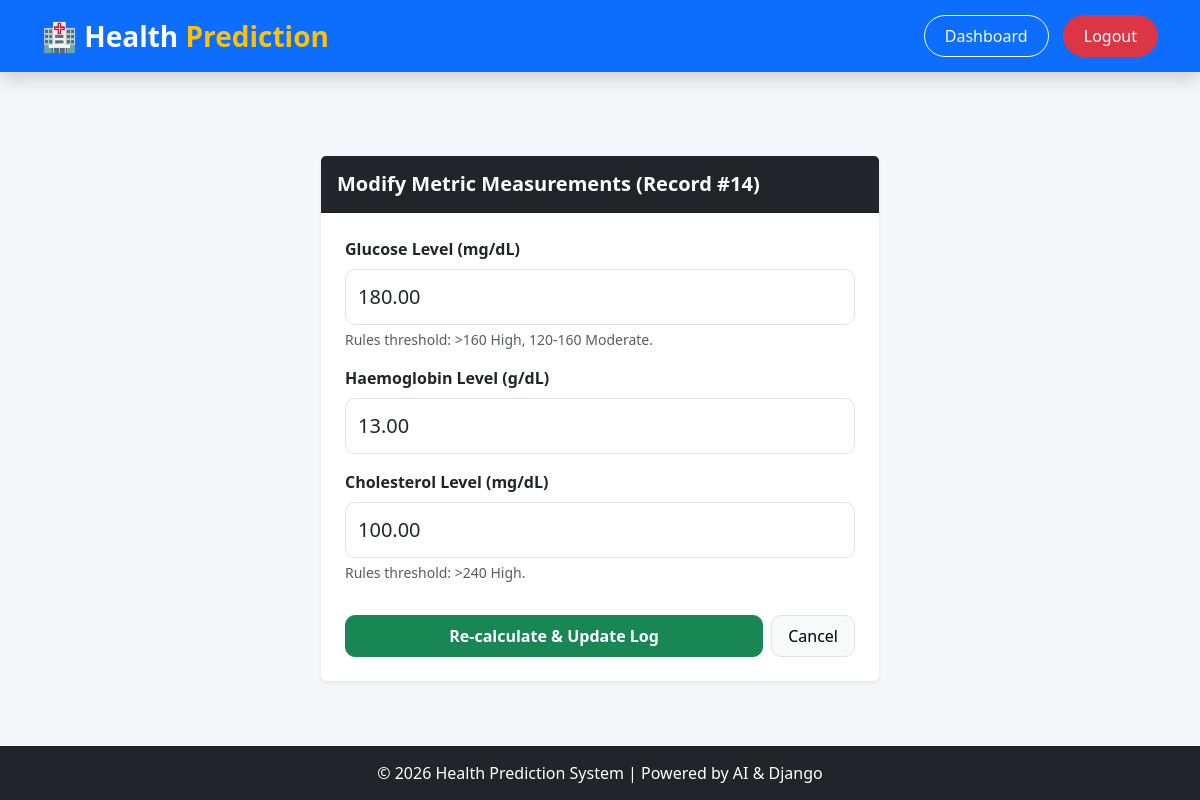
Page /record/edit/14/ (signed in) on the committed database.
### users/models.py (models this page shows)
class HealthRecord(models.Model):
    user = models.ForeignKey(
        User,
        on_delete=models.CASCADE,
        related_name='health_records'
    )
    glucose = models.DecimalField(max_digits=5,decimal_places=2)
    haemoglobin = models.DecimalField(max_digits=5, decimal_places=2)
    cholesterol = models.DecimalField(max_digits=5,decimal_places=2)
    remarks = models.CharField(max_length=255, blank=True,null=True)
    created_at = models.DateField(auto_now_add=True)

### users/views.py (the view, shortened to what this page needs)
# urls.py: path('record/edit/<int:record_id>/', EditRecordView.as_view(), name='edit_record'),
class EditRecordView(View):
    template_name = 'users/edit_record.html'
    def get(self, request, record_id):
        if not request.session.get('user_id'):
            return redirect('login')
        record = get_object_or_404(HealthRecord, id=record_id, user_id=request.session['user_id'])
        return render(request, self.template_name, {'record': record})

### users/templates/users/edit_record.html (shortened to what this page needs)
{% extends 'base.html' %}
{% block content %}
<div class="row justify-content-center mt-4">
    <div class="col-md-6">
        <div class="card border-0 shadow-sm">
            <div class="card-header bg-dark text-white py-3">
                <h5 class="card-title m-0 fw-bold">Modify Metric Measurements (Record #{{ record.id }})</h5>
            </div>
            <div class="card-body p-4">
                <form method="POST">
                    <div class="mb-3">
                        <label for="glucose" class="form-label fw-semibold">Glucose Level (mg/dL)</label>
                        <input type="number" step="0.1" name="glucose" class="form-control form-control-lg" value="{{ record.glucose }}" required>
                        <div class="form-text text-muted">Rules threshold: >160 High, 120-160 Moderate.</div>
                    </div>
                    <div class="mb-3">
                        <label for="Haemoglobin" class="form-label fw-semibold">Haemoglobin Level (g/dL)</label>
                        <input type="number" step="0.1" name="haemoglobin" class="form-control form-control-lg" value="{{ record.haemoglobin }}" required>
                    </div>
                    <div class="mb-4">
                        <label for="Cholesterol" class="form-label fw-semibold">Cholesterol Level (mg/dL)</label>
                        <input type="number" step="0.1" name="cholesterol" class="form-control form-control-lg" value="{{ record.cholesterol }}" required>
                        <div class="form-text text-muted">Rules threshold: >240 High.</div>
                    </div>
                    <div class="d-flex gap-2 pt-2">
                        <button type="submit" class="btn btn-success btn-lg flex-grow-1 fs-6 fw-semibold">Re-calculate & Update Log</button>
                        <a href="{% url 'dashboard' %}" class="btn btn-light btn-lg border fs-6">Cancel</a>
                    </div>
                </form>
            </div>
        </div>
    </div>
</div>
{% endblock %}

### users/templates/base.html (style rules this page uses)
* { margin:0; padding:0; box-sizing:border-box; }
.form-control { border-radius:10px; padding:12px; }
.card { margin-top:30px; }
.btn { border-radius:10px; }
body { min-height:100vh; display:flex; flex-direction:column; background:#f4f7fa; }

### rows in the picture
HealthRecord: id "14", glucose "180.00", haemoglobin "13.00", cholesterol "100.00"
